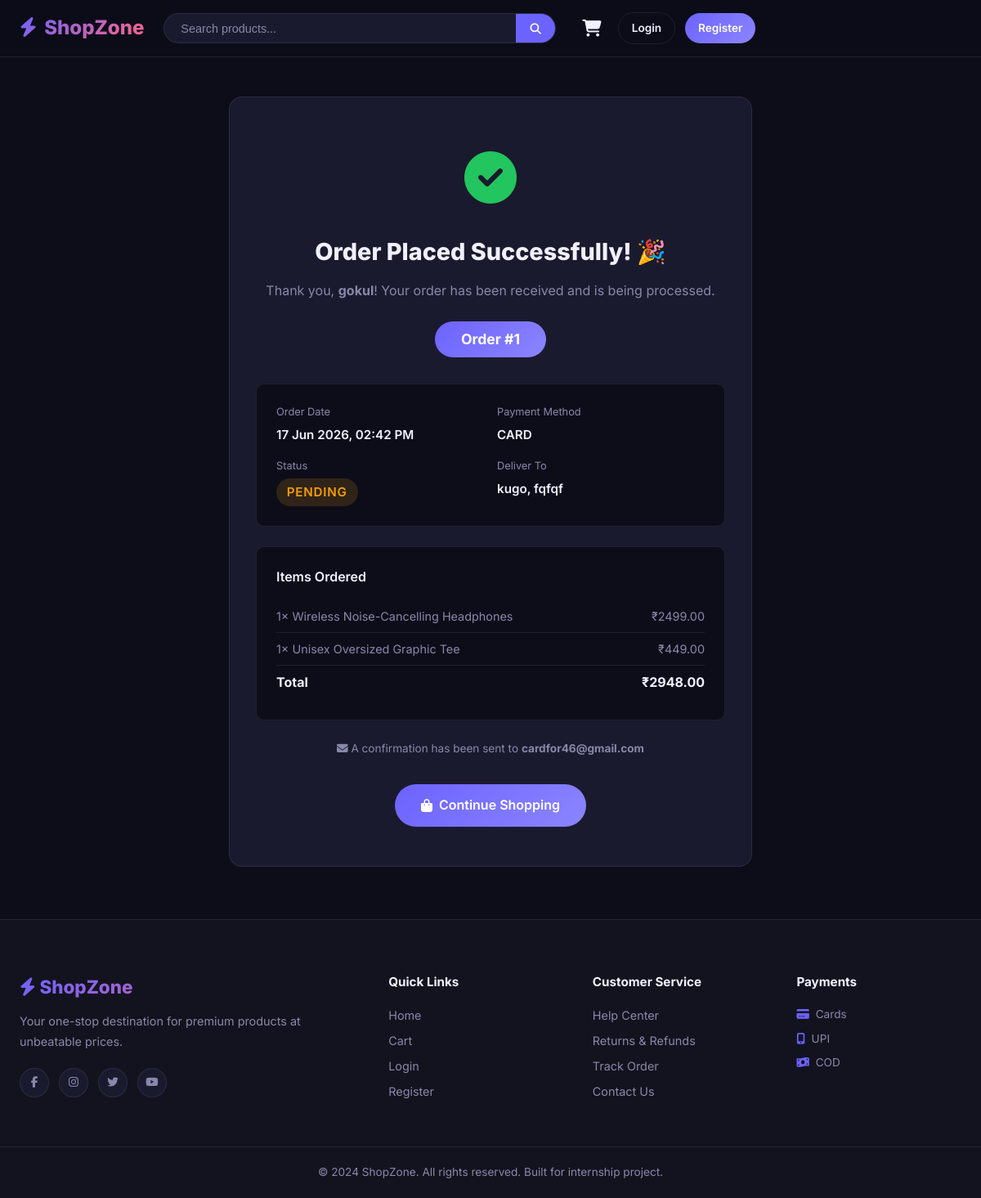
The page /order/success/1/ on the database its author committed.
### store/models.py (models this page shows, shortened)
class Order(models.Model):
    STATUS_CHOICES = [
        ('pending', 'Pending'),
        ('processing', 'Processing'),
        ('shipped', 'Shipped'),
        ('delivered', 'Delivered'),
        ('cancelled', 'Cancelled'),
    ]
    user = models.ForeignKey(User, on_delete=models.CASCADE, null=True, blank=True)
    first_name = models.CharField(max_length=100)
    last_name = models.CharField(max_length=100)
    email = models.EmailField()
    phone = models.CharField(max_length=20)
    address = models.TextField()
    city = models.CharField(max_length=100)
    state = models.CharField(max_length=100)
    pincode = models.CharField(max_length=10)
    total_price = models.DecimalField(max_digits=10, decimal_places=2)
    status = models.CharField(max_length=20, choices=STATUS_CHOICES, default='pending')
    payment_method = models.CharField(max_length=50, default='COD')
    created_at = models.DateTimeField(auto_now_add=True)

class OrderItem(models.Model):
    order = models.ForeignKey(Order, on_delete=models.CASCADE, related_name='items')
    product = models.ForeignKey(Product, on_delete=models.CASCADE)
    quantity = models.PositiveIntegerField()
    price = models.DecimalField(max_digits=10, decimal_places=2)
    @property
    def subtotal(self):
        return self.price * self.quantity

class Product(models.Model):
    category = models.ForeignKey(Category, on_delete=models.SET_NULL, null=True, blank=True, related_name='products')
    name = models.CharField(max_length=300)
    slug = models.SlugField(unique=True)
    description = models.TextField()
    price = models.DecimalField(max_digits=10, decimal_places=2)
    original_price = models.DecimalField(max_digits=10, decimal_places=2, null=True, blank=True)
    image = models.ImageField(upload_to='products/', null=True, blank=True)
    stock = models.PositiveIntegerField(default=10)
    featured = models.BooleanField(default=False)
    created_at = models.DateTimeField(auto_now_add=True)
    updated_at = models.DateTimeField(auto_now=True)

### store/views.py (the view)
# urls.py: path('order/success/<int:order_id>/', views.order_success, name='order_success'),
def order_success(request, order_id):
    order = get_object_or_404(Order, id=order_id)
    return render(request, 'store/order_success.html', {'order': order})

### store/context_processors.py (called while the page is built)
def cart_count(request):
    cart = request.session.get('cart', {})
    count = sum(item['quantity'] for item in cart.values())
    return {'cart_count': count}

### store/templates/store/order_success.html (shortened to what this page needs)
{% extends 'store/base.html' %}
{% block content %}
<div class="container" style="padding-top:3rem; text-align:center;">
  <div class="success-card">
    <div class="success-icon">
      <i class="fas fa-check-circle"></i>
    </div>
    <h1>Order Placed Successfully! 🎉</h1>
    <p class="success-subtitle">Thank you, <strong>{{ order.first_name }}</strong>! Your order has been received and is being processed.</p>
    <div class="order-number-badge">
      Order #{{ order.id }}
    </div>
    <div class="order-details-card">
      <div class="order-info-grid">
        <div>
          <label>Order Date</label>
          <span>{{ order.created_at|date:"d M Y, h:i A" }}</span>
        </div>
        <div>
          <label>Payment Method</label>
          <span>{{ order.get_payment_method_display|default:order.payment_method }}</span>
        </div>
        <div>
          <label>Status</label>
          <span class="status-badge status-{{ order.status }}">{{ order.status|title }}</span>
        </div>
        <div>
          <label>Deliver To</label>
          <span>{{ order.city }}, {{ order.state }}</span>
        </div>
      </div>
    </div>
    <div class="order-items-list">
      <h3>Items Ordered</h3>
      {% for item in order.items.all %}
      <div class="order-item-row">
        <span>{{ item.quantity }}× {{ item.product.name }}</span>
        <span>₹{{ item.subtotal }}</span>
      </div>
      {% endfor %}
      <div class="order-item-row total">
        <strong>Total</strong>
        <strong>₹{{ order.total_price }}</strong>
      </div>
    </div>
    <p class="success-email-note">
      <i class="fas fa-envelope"></i> A confirmation has been sent to <strong>{{ order.email }}</strong>
    </p>
    <div class="success-actions">
      <a href="{% url 'home' %}" class="btn-primary btn-lg">
        <i class="fas fa-shopping-bag"></i> Continue Shopping
      </a>
    </div>
  </div>
</div>
{% endblock %}

### store/static/store/css/style.css (style rules this page uses)
*, *::before, *::after { box-sizing: border-box; margin: 0; padding: 0; }
:root { --primary: #6c63ff; --primary-dark: #5a52e0; --primary-light: #8b85ff; --accent: #ff6584; --success: #22c55e; --warning: #f59e0b; --danger: #ef4444; --bg: #0d0d1a; --bg-card: #13131f; --bg-card2: #1a1a2e; --border: rgba(255,255,255,0.08); --text: #f0f0ff; --text-muted: #8888aa; --text-dim: #5555770; --nav-h: 70px; --radius: 16px; --radius-sm: 10px; --shadow: 0 8px 32px rgba(0,0,0,0.4); --shadow-hover: 0 16px 48px rgba(108,99,255,0.25); --transition: all 0.3s cubic-bezier(0.4, 0, 0.2, 1); }
html { scroll-behavior: smooth; }
body { font-family: 'Inter', sans-serif; background: var(--bg); color: var(--text); min-height: 100vh; padding-top: var(--nav-h); line-height: 1.6; }
a { text-decoration: none; color: inherit; }
.container { max-width: 1280px; margin: 0 auto; padding: 0 1.5rem; }
.btn-primary { display: inline-flex; align-items: center; gap: 0.5rem; background: linear-gradient(135deg, var(--primary), var(--primary-light)); color: white; padding: 0.7rem 1.5rem; border-radius: 50px; font-weight: 600; font-size: 0.95rem; border: none; transition: var(--transition); cursor: pointer; }
.btn-lg { padding: 0.85rem 2rem; font-size: 1rem; }
.success-card { max-width: 640px; margin: 0 auto 4rem; background: var(--bg-card2); border: 1px solid var(--border); border-radius: var(--radius); padding: 3rem 2rem; }
.success-icon { font-size: 4rem; color: var(--success); margin-bottom: 1rem; animation: successPop 0.6s cubic-bezier(0.175, 0.885, 0.32, 1.275); }
.success-card h1 { font-size: 1.8rem; font-weight: 800; margin-bottom: 0.75rem; }
.success-subtitle { color: var(--text-muted); margin-bottom: 1.5rem; }
.order-number-badge { display: inline-block; background: linear-gradient(135deg, var(--primary), var(--primary-light)); color: white; font-weight: 700; font-size: 1.1rem; padding: 0.5rem 2rem; border-radius: 50px; margin-bottom: 2rem; }
.order-details-card { background: var(--bg); border: 1px solid var(--border); border-radius: var(--radius-sm); padding: 1.5rem; margin-bottom: 1.5rem; }
.order-info-grid { display: grid; grid-template-columns: 1fr 1fr; gap: 1rem; text-align: left; }
.order-info-grid label { display: block; font-size: 0.8rem; color: var(--text-muted); margin-bottom: 0.25rem; }
.order-info-grid span { font-weight: 600; font-size: 0.95rem; }
.status-badge { display: inline-flex; align-items: center; padding: 0.3rem 0.8rem; border-radius: 50px; font-size: 0.8rem; font-weight: 700; text-transform: uppercase; letter-spacing: 0.05em; }
.status-pending { background: rgba(245,158,11,0.15); color: var(--warning); }
.order-items-list { text-align: left; background: var(--bg); border: 1px solid var(--border); border-radius: var(--radius-sm); padding: 1.5rem; margin-bottom: 1.5rem; }
.order-items-list h3 { font-size: 1rem; font-weight: 600; margin-bottom: 1rem; }
.order-item-row { display: flex; justify-content: space-between; padding: 0.5rem 0; border-bottom: 1px solid var(--border); font-size: 0.9rem; color: var(--text-muted); }
.order-item-row:last-child { border-bottom: none; }
.order-item-row.total { color: var(--text); font-size: 1rem; }
.success-email-note { font-size: 0.85rem; color: var(--text-muted); margin-bottom: 2rem; }
.success-actions { display: flex; gap: 1rem; justify-content: center; flex-wrap: wrap; }

### rows shown on the page
Order: first_name "gokul", id "1", created_at "17 Jun 2026, 02:42 PM", payment_method "CARD", status "PENDING", city "kugo", state "fqfqf", total_price "2948.00", email "cardfor46@gmail.com"
OrderItem: quantity "1", product.name "Wireless Noise-Cancelling Headphones", subtotal "2499.00"
OrderItem: quantity "1", product.name "Unisex Oversized Graphic Tee", subtotal "449.00"
